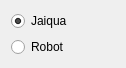
<ui version="4.0" >
 <class>ChooseMeshWidget</class>
 <widget class="QWidget" name="ChooseMeshWidget" >
  <property name="geometry" >
   <rect>
    <x>0</x>
    <y>0</y>
    <width>126</width>
    <height>60</height>
   </rect>
  </property>
  <property name="windowTitle" >
   <string>Mesh</string>
  </property>
  <layout class="QGridLayout" name="gridLayout" >
   <item row="0" column="0" >
    <widget class="QRadioButton" name="mJaiquaRadioButton" >
     <property name="text" >
      <string>Jaiqua</string>
     </property>
     <property name="checked" >
      <bool>true</bool>
     </property>
    </widget>
   </item>
   <item row="1" column="0" >
    <widget class="QRadioButton" name="mRobotRadioButton" >
     <property name="text" >
      <string>Robot</string>
     </property>
    </widget>
   </item>
  </layout>
 </widget>
 <resources/>
 <connections/>
</ui>
